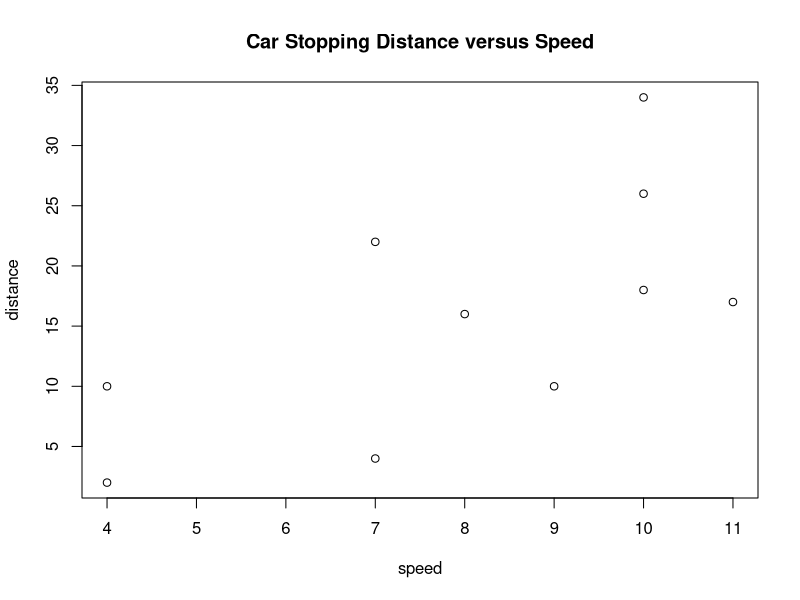

Source code (R):
## ---- chunk 1
weight <- c(10.2, 10.3, 9.9, 9.7, 10.1, 10.2, 9.8, 9.9, 9.8, 10.2)
## ---- chunk 2
weight
## ---- chunk 3
mean(weight)
## ---- chunk 4
var(weight)
## ---- chunk 5
sd(weight)
## ---- chunk 6
median(weight)
## ---- chunk 7
(w.min <- min(weight))
## ---- chunk 8
(w.max <- max(weight))
## ---- chunk 9
range(weight)
w.max - w.min
## ---- chunk 10
cars[1:10,]
## ---- chunk 11
(speed <- cars[1:10,1])
(dist <- cars[1:10,2])
plot(speed,dist,main="Car Stopping Distance versus Speed",xlab="speed",ylab="distance")
## ---- chunk 12
d1 <- seq(2,8,by=2)
d2 <- 0:5
game <- data.frame(f1=rep(d1,each=6),f2=rep(d2,times=4))
game$product <- game$f1 * game$f2
game$sum <- game$f1 + game$f2
game
## ---- chunk 13
sum(game$sum > 10)/24
## ---- chunk 14
(N <- 10^4)
## ---- chunk 15
1/N
## ---- chunk 16
(N <- 10 * 9 * 8 * 7)
(Prob <- 1/N)
## ---- chunk 17
1+1
## ---- chunk 18
2-3*4
## ---- chunk 19
x <- 5
y <- 6
x*y
## ---- chunk 20
4:10
## ---- chunk 21
seq(3,9,by=3)
## ---- chunk 22
c("Ryerson", "University")
## ---- chunk 23
xx <- 1:10
yy <- 10:1
c(xx,yy)
## ---- chunk 24
xx < yy
## ---- chunk 25
xx[xx < yy]
## ---- chunk 26
matrix(12:1, nrow=4)
## ---- chunk 27
for(x in 5:8) print(x^2)
## ---- chunk 28
x <- 4
y <- 6
if(x > y) print("red") else print("black")
## ---- chunk 29
ff <- function(x,y) x+2*y
for (z in 1:3) print(ff(z,1-z))
## ---- chunk 30
i <- 0
repeat{ print(i); i <- i + 1; if (i > 3) break}
